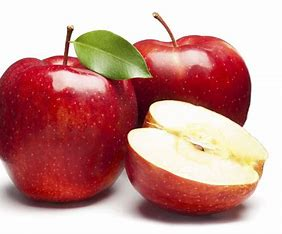
#> input picture Tutorial/Apple.jpeg, 282 x 234 px
$ jupyter execute Masking.ipynb
#> lines starting #> are read from the running program, lines starting #| are printed output that depends on the picture; after the words box and inside, x2 and y2 are one past the last pixel; in counts of white or black regions, pixels touching at a corner belong together
[cell 1]
import cv2 as cv
import numpy as np

[cell 2]
img = cv.imread('Apple.jpeg')
#> img is the input picture: shape (234, 282, 3); mean B, G, R 143.6, 148.2, 199.1
blank = np.zeros(img.shape[:2], dtype='uint8')
mask = cv.circle(blank.copy(), ((blank.shape[0]//2+30), (blank.shape[1]//2-30)), blank.shape[0]//2-30, 255, -1)

[cell 3]
cv.imshow('a', mask)
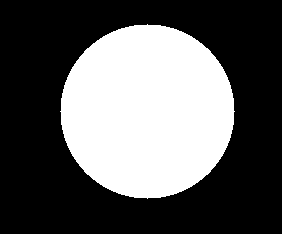
#> window 'a': shape (234, 282); 36% white; 1 white region, box (x1, y1, x2, y2) and area: (60, 24, 235, 199) 23769
cv.waitKey(0)

[cell 4]
masked_img = cv.bitwise_and(img, img, mask = mask)
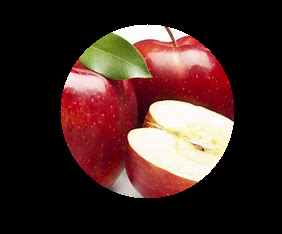
#> masked_img: shape (234, 282, 3); mean B, G, R 38.2, 41.7, 65.7
cv.imshow('maksed_img', masked_img)
cv.waitKey(0)
